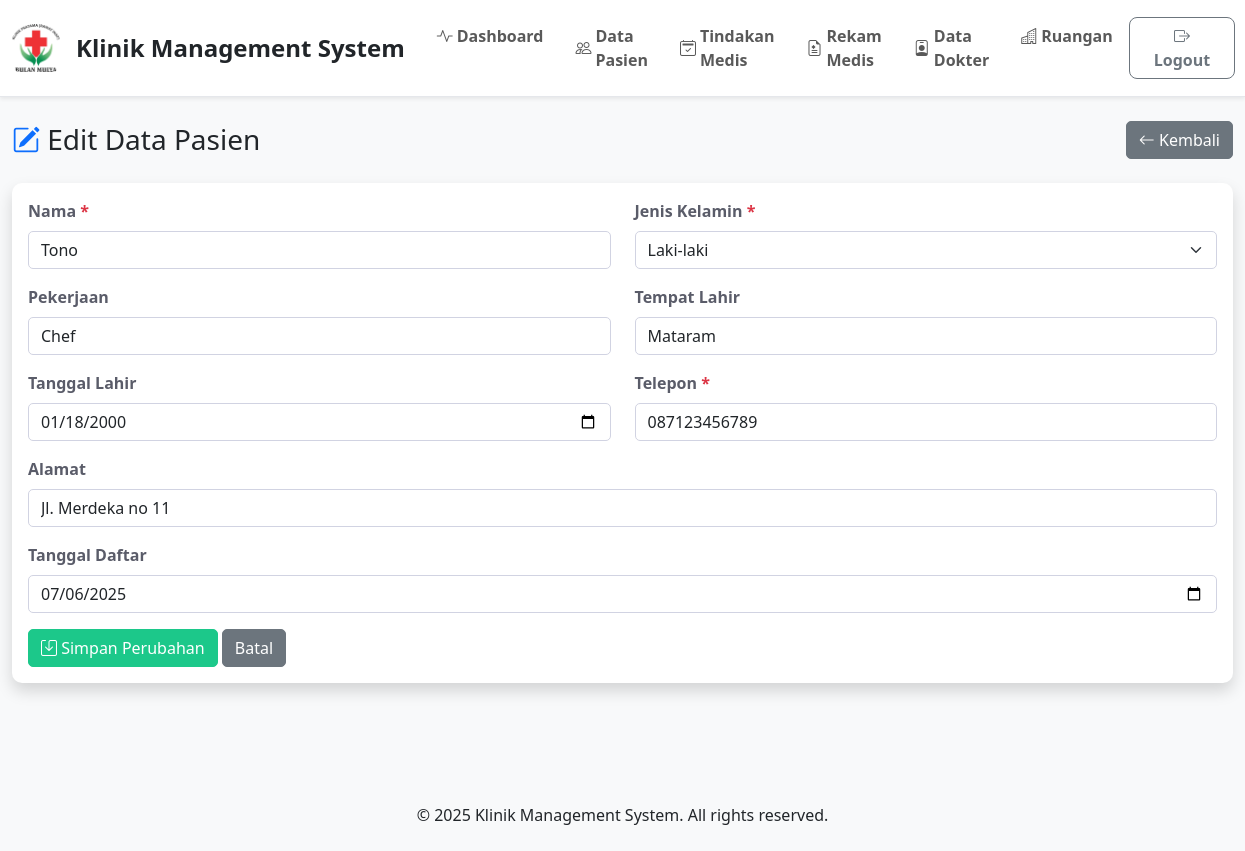
The app's page /pages/pasien_edit.php?idpasien=1, older data.
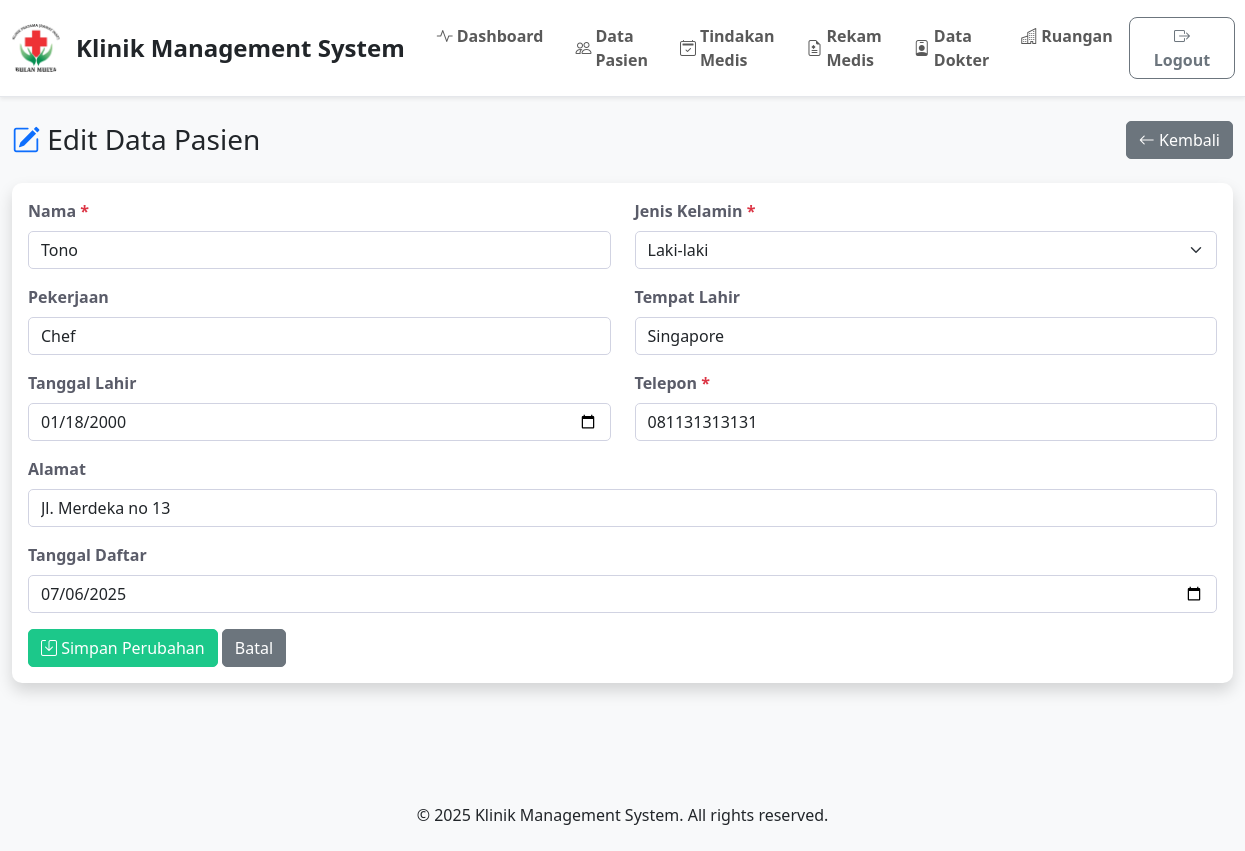
The same page, newer data.
### tables this page shows
CREATE TABLE `pasien` (
  `idpasien` int(11) NOT NULL,
  `nama` varchar(100) NOT NULL,
  `jenis_kelamin` enum('L','P') NOT NULL,
  `pekerjaan` varchar(100) DEFAULT NULL,
  `tmp_lahir` varchar(100) DEFAULT NULL,
  `tgl_lahir` date DEFAULT NULL,
  `telpon` varchar(20) DEFAULT NULL,
  `alamat` text DEFAULT NULL,
  `tgl_daftar` date DEFAULT NULL
);

### config/database.php (called while the page is built, shortened)
<?php
try {
    $pdo = new PDO("mysql:host=" . DB_HOST . ";dbname=" . DB_NAME . ";charset=utf8", DB_USER, DB_PASS);
    $pdo->setAttribute(PDO::ATTR_ERRMODE, PDO::ERRMODE_EXCEPTION);
    $pdo->setAttribute(PDO::ATTR_DEFAULT_FETCH_MODE, PDO::FETCH_ASSOC);
} catch(PDOException $e) {
    die("Connection failed: " . $e->getMessage());
}
function executeQuery($sql, $params = []) {
    global $pdo;
    try {
        $stmt = $pdo->prepare($sql);
        $stmt->execute($params);
        return $stmt;
    } catch(PDOException $e) {
        die("Query failed: " . $e->getMessage());
    }
}
function fetchOne($sql, $params = []) {
    $stmt = executeQuery($sql, $params);
    return $stmt->fetch();
}
?>

### pages/pasien_edit.php (the view, shortened to what this page needs)
<?php
require_once __DIR__ . '/../config/database.php';
$idpasien = (int)$_GET['idpasien'];
$sql = "SELECT * FROM pasien WHERE idpasien = ?";
$patient = fetchOne($sql, [$idpasien]);
require_once __DIR__ . '/../includes/header.php';
?>
<div class="container-fluid">
    <div class="d-flex justify-content-between align-items-center mb-4">
        <h1 class="h3 mb-0">
            <i class="bi bi-pencil-square text-primary"></i> Edit Data Pasien
        </h1>
        <a href="/Klinik_Management/index.php?page=pasien" class="btn btn-secondary">
            <i class="bi bi-arrow-left"></i> Kembali
        </a>
    </div>
    <div class="card shadow mb-4">
        <div class="card-body">
            <form method="POST" action="">
                <div class="row mb-3">
                    <div class="col-md-6">
                        <label class="form-label">Nama <span class="text-danger">*</span></label>
                        <input type="text" class="form-control" name="nama" value="<?php echo htmlspecialchars($patient['nama']); ?>" required>
                    </div>
                    <div class="col-md-6">
                        <label class="form-label">Jenis Kelamin <span class="text-danger">*</span></label>
                        <select class="form-select" name="jenis_kelamin" required>
                            <option value="L" <?php if($patient['jenis_kelamin']=='L') echo 'selected'; ?>>Laki-laki</option>
                        </select>
                    </div>
                </div>
                <div class="row mb-3">
                    <div class="col-md-6">
                        <label class="form-label">Pekerjaan</label>
                        <input type="text" class="form-control" name="pekerjaan" value="<?php echo htmlspecialchars($patient['pekerjaan']); ?>">
                    </div>
                    <div class="col-md-6">
                        <label class="form-label">Tempat Lahir</label>
                        <input type="text" class="form-control" name="tmp_lahir" value="<?php echo htmlspecialchars($patient['tmp_lahir']); ?>">
                    </div>
                </div>
                <div class="row mb-3">
                    <div class="col-md-6">
                        <label class="form-label">Tanggal Lahir</label>
                        <input type="date" class="form-control" name="tgl_lahir" value="<?php echo $patient['tgl_lahir']; ?>">
                    </div>
                    <div class="col-md-6">
                        <label class="form-label">Telepon <span class="text-danger">*</span></label>
                        <input type="text" class="form-control" name="telpon" value="<?php echo htmlspecialchars($patient['telpon']); ?>" required>
                    </div>
                </div>
                <div class="mb-3">
                    <label class="form-label">Alamat</label>
                    <input type="text" class="form-control" name="alamat" value="<?php echo htmlspecialchars($patient['alamat']); ?>">
                </div>
                <div class="mb-3">
                    <label class="form-label">Tanggal Daftar</label>
                    <input type="date" class="form-control" name="tgl_daftar" value="<?php echo $patient['tgl_daftar']; ?>">
                </div>
                <button type="submit" class="btn btn-success"><i class="bi bi-save"></i> Simpan Perubahan</button>
                <a href="/Klinik_Management/index.php?page=pasien" class="btn btn-secondary">Batal</a>
            </form>
        </div>
    </div>
</div>
<?php require_once '../includes/footer.php'; ?>

Row changes from the older to the newer data that the page shows:
changed pasien "Tono": tmp_lahir "Mataram" → "Singapore"; telpon "087123456789" → "081131313131"; alamat "Jl. Merdeka no 11" → "Jl. Merdeka no 13"
